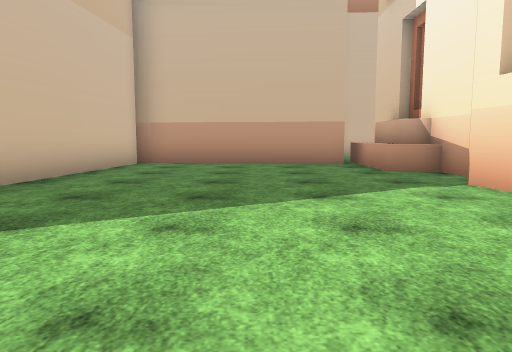
[1] (above)

24 first-person views from a walk through a scene from a Unity 3-D project. The camera is 1.2 m above the floor, tilts 6° down and sees 70° across. The floor is counted in squares, 1.8 m on a side. Each view is taken from the middle of a square. On the plan, view 1 faces up. The plan holds only what a view shows up to about 11 squares ahead; the rest is blank. The place goes on beyond the plan. The player is left out. Some surface patterns are stand-ins.

[2]
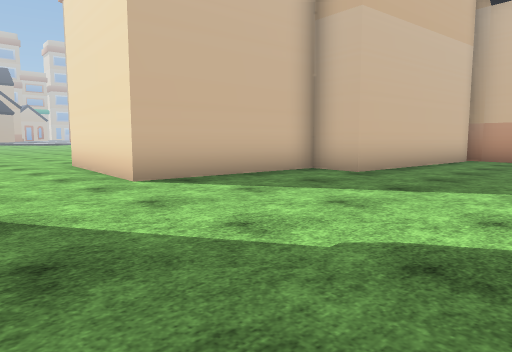

[3]
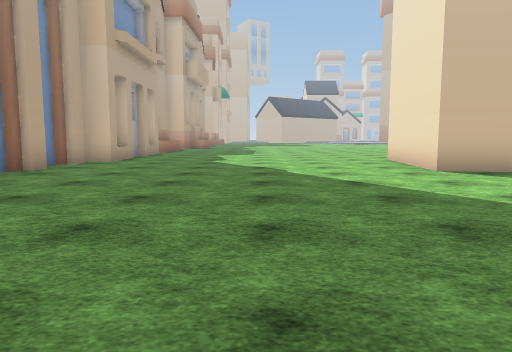

[4]
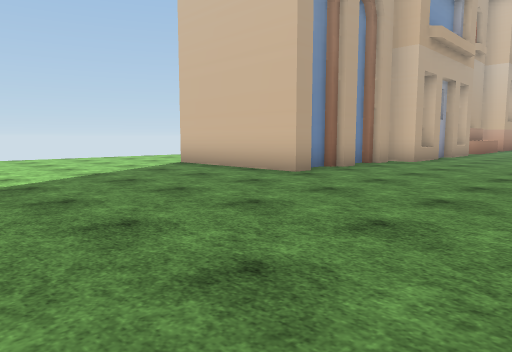

[5]
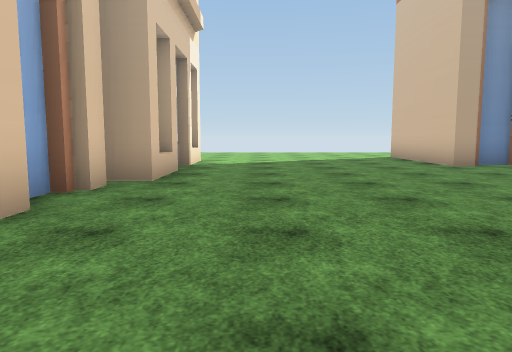

[6]
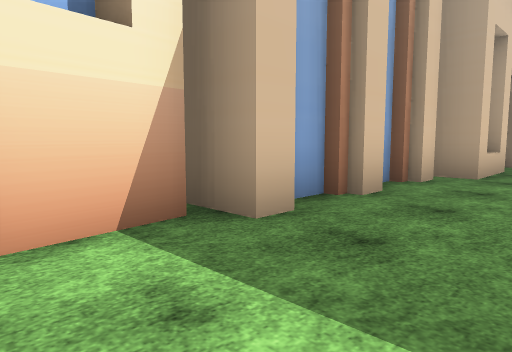

[7]
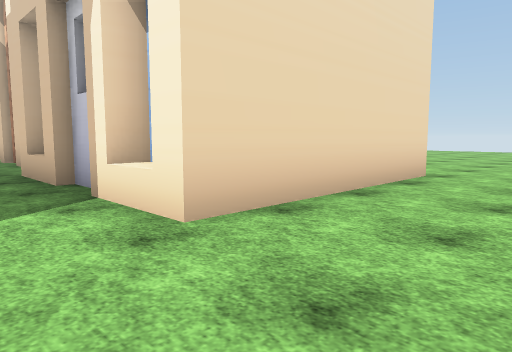

[8]
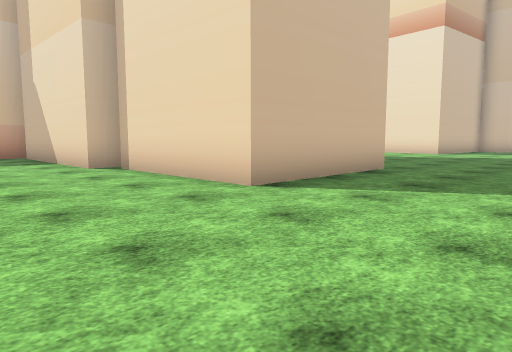

[9]
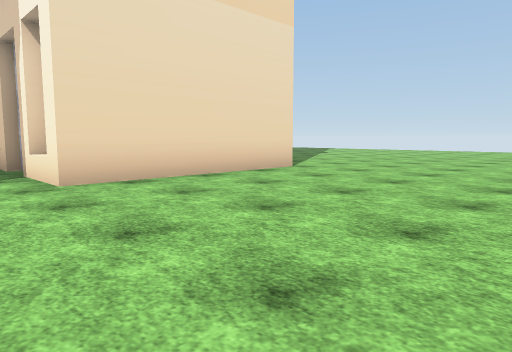

[10]
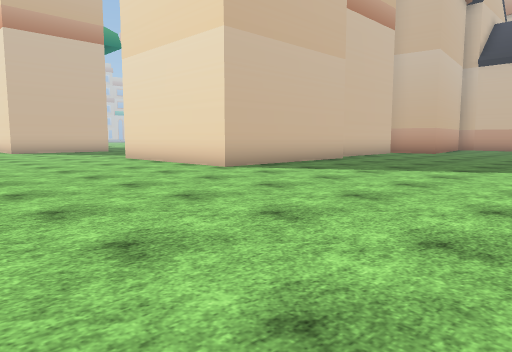

[11]
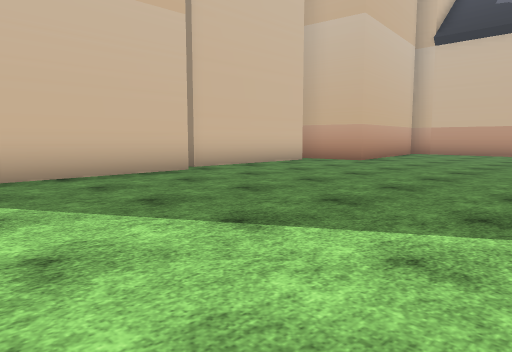

[12]
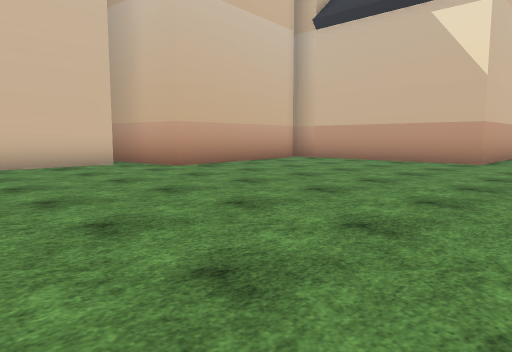

[13]
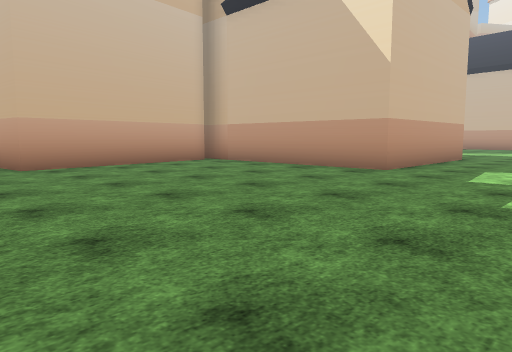

[14]
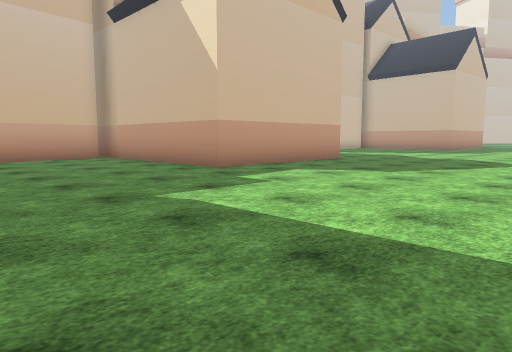

[15]
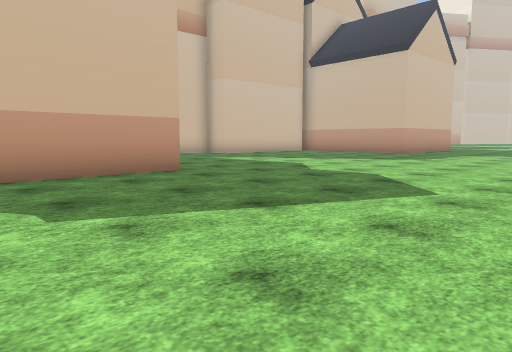

[16]
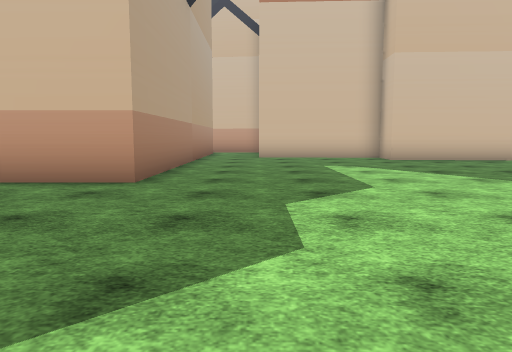

[17]
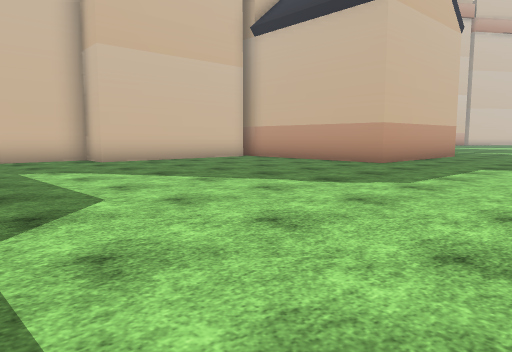

[18]
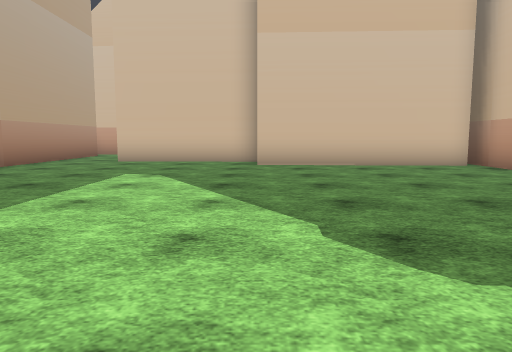

[19]
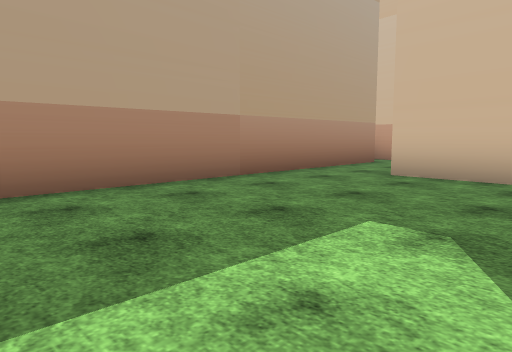

[20]
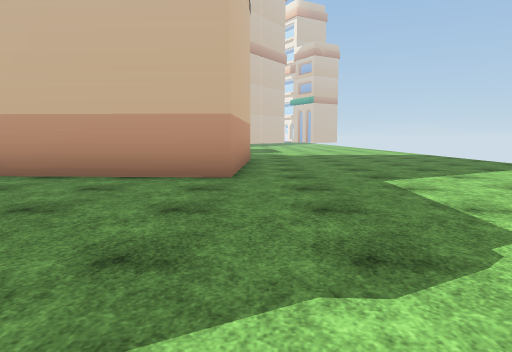

[21]
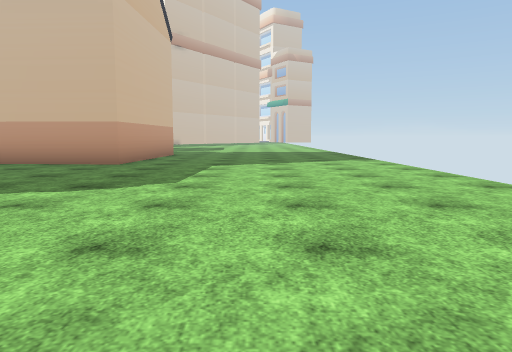

[22]
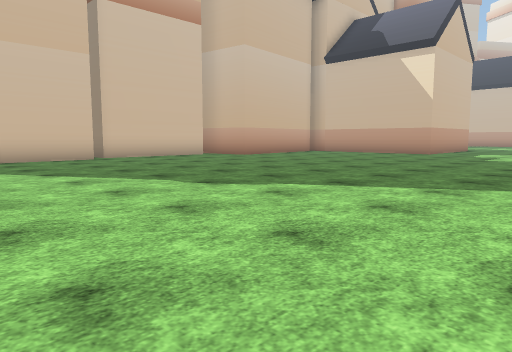

[23]
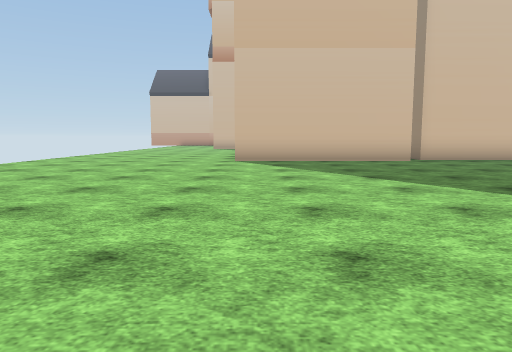

[24]
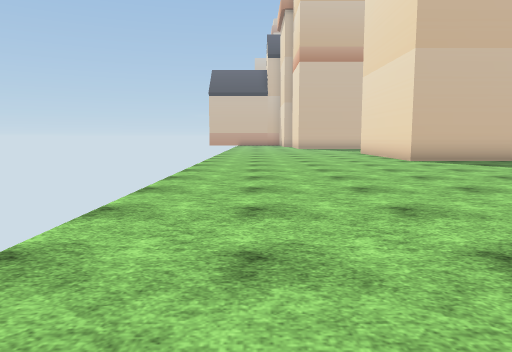

### Floor plan
Points are (right, up) in squares from view 1. A wall is a line through its corners. A room is listed if a view was taken in it or the views show most of it. See-through windows are left out.
Room 1 (views 1, 2, 3, 4, 5, 6, 7, 8, 9, 10, 11, 12, 13, 14, 15, 16, 17, 18, 19, 20, 21, 22, 23, 24)
walls: (3.6, 0.1) (3.4, 1.6); (3.1, -0.6) (3.1, -0.1) (4.1, -0.1); (3.5, -1.8) (3.5, -1); (3.1, -2.4) (3.1, -1.8); (3.1, 4.4) (3, 5.2); (7.2, 0) (7, -4.1); (3.5, -3.5) (3.5, -2.9); (3.1, -4.1) (3.1, -3.5); (3.5, 6.1) (3.5, 7.4) (3.1, 7.8) (3.1, 9.6); (8, 5.7) (8.6, 0.8) (5.7, 0.5); (7.6, -4.5) (7.6, -9.6) (2.6, -9.6) (2.6, -7.6); (2.6, -6.5) (2.6, -4.6) (3.4, -4.6); (2.3, 9.1) (-3.2, 9.7); (2.9, -7.8) (2.9, -6.4); (3.1, -8.2) (2.5, -8.2); (3.5, 11.2) (13.6, 11.2) (13.6, 6.2) (8.5, 6.2); (-3.1, 9.4) (-3.6, 4.4) (-4.8, 4.6) (-5.2, 0.6) (-9.3, 1.1); (-4.1, -7.5) (-3.6, -7.5) (-3.6, -11.5) (-7.6, -11.5); (-5.2, -7.9) (-4.4, -7.9); (-5.9, -7.5) (-5.2, -7.5); (-7, -7.9) (-6.5, -7.9); (-7.6, -7.5) (-7, -7.5); (-9.8, -7) (-8.1, -7) (-8.1, -7.8); (-8.1, -11.2) (-8.1, -12) (-12.5, -12); (8.3, 22.1) (8.1, 17) (6.9, 17.1) (6.7, 13); (13.6, 24.4) (13.6, 22.1) (7.6, 22.4)
low walls: (2.9, 7.1) (2.5, 7.4); (3.6, 7.1) (2.6, 7.1) (2.6, 10.1)
ways out: gap at (4, 6)

Positions as (right, up) in squares from view 1, and headings:
1: (0, 0), facing up
2: (0, -2), facing up-left
3: (2, -3), facing left
4: (2, -3), facing down-left
5: (1, 1), facing down
6: (1, 2), facing down-right
7: (1, -12), facing up-right
8: (0, -15), facing up-left
9: (1, -15), facing up-right
10: (14, -15), facing up-left
11: (14, -9), facing up-left
12: (16, -4), facing up-left
13: (17, -1), facing up-left
14: (20, 1), facing up-left
15: (20, 7), facing up-left
16: (19, 13), facing left
17: (18, 13), facing up-left
18: (17, 17), facing left
19: (13, 16), facing down-left
20: (14, 16), facing up
21: (17, 13), facing up
22: (19, -9), facing up-left
23: (18, -9), facing left
24: (18, -14), facing left
